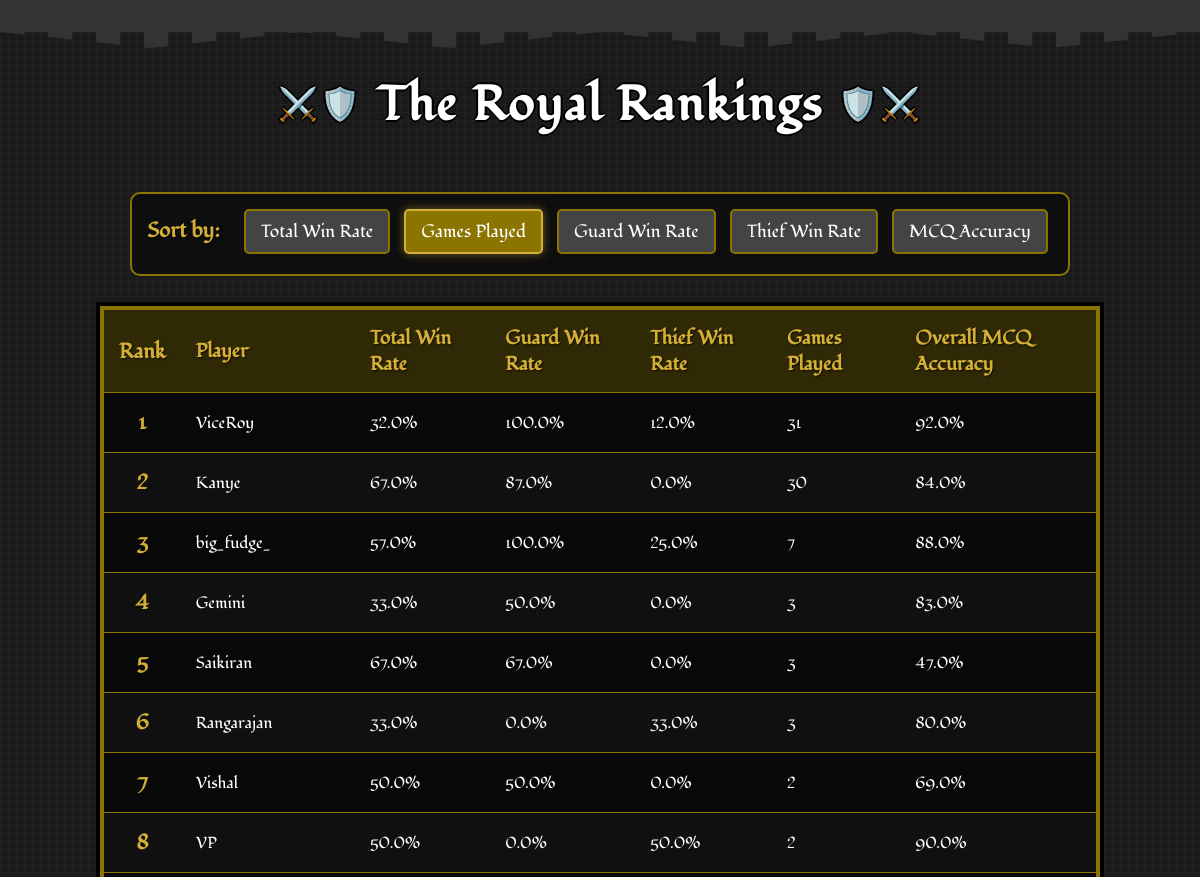
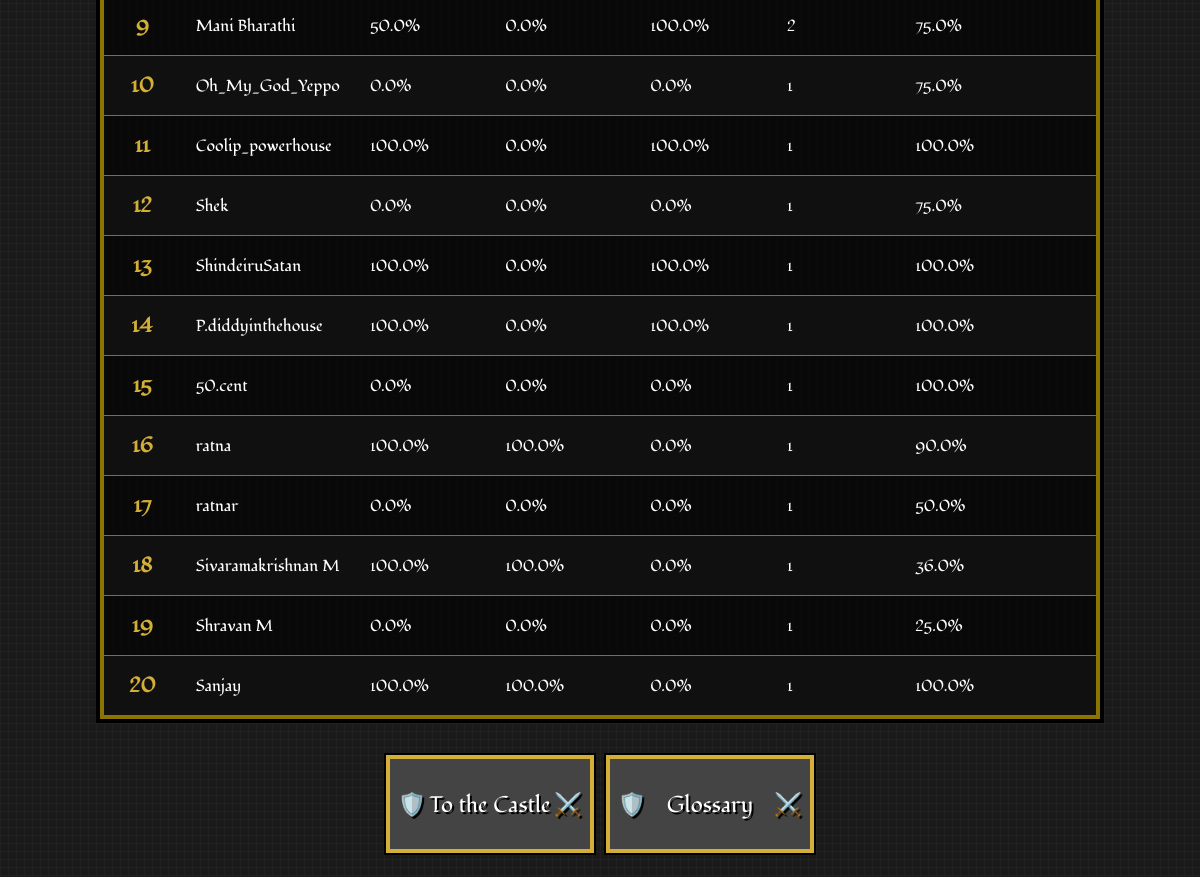
The app's page /leaderboard?sort_by=games_played with its own data (2 pictures, top to bottom).
### app.py (models this page shows)
class PlayerStats(db.Model):
    id = db.Column(db.Integer, primary_key=True)
    user_id = db.Column(db.Integer, db.ForeignKey('user.id'), nullable=False)
    total_games_played = db.Column(db.Integer, default=0)
    games_played_as_guard = db.Column(db.Integer, default=0)
    games_played_as_thief = db.Column(db.Integer, default=0)
    total_games_won = db.Column(db.Integer, default=0)
    total_games_won_as_guard = db.Column(db.Integer, default=0)
    total_games_won_as_thief = db.Column(db.Integer, default=0)
    total_win_rate = db.Column(db.Float, default=0.0)
    win_rate_as_guard = db.Column(db.Float, default=0.0)
    win_rate_as_thief = db.Column(db.Float, default=0.0)
    total_answer_accuracy = db.Column(db.Float, default=0.0)
    total_questions_attempted = db.Column(db.Integer, default=0)
    total_right_answers = db.Column(db.Integer, default=0)
    game_right_answers = db.Column(db.Integer, default=0)
    game_total_questions = db.Column(db.Integer, default=0)
    answer_accuracy_in_last_game = db.Column(db.Float, default=0.0)

class User(db.Model):
    id = db.Column(db.Integer, primary_key=True)
    username = db.Column(db.String(40), unique=True, nullable=False)
    password_hash = db.Column(db.String(200), nullable=False)
    stats = db.relationship('PlayerStats', backref='user', uselist=False)

### app.py (the view)
@app.route('/leaderboard')
def leaderboard():
    sort_by = request.args.get('sort_by', 'total_win_rate')
    sort_options = {
        'games_played': PlayerStats.total_games_played,
        'total_win_rate': PlayerStats.total_win_rate,
        'win_rate_as_guard': PlayerStats.win_rate_as_guard,
        'win_rate_as_thief': PlayerStats.win_rate_as_thief,
        'mcq_accuracy': PlayerStats.total_answer_accuracy
    }
    sort_column = sort_options.get(sort_by, PlayerStats.total_win_rate)
    leaderboard_data = db.session.query(PlayerStats, User)\
        .join(User, PlayerStats.user_id == User.id)\
        .order_by(sort_column.desc())\
        .limit(20)\
        .all()
    return render_template('leaderboard.html',
                           leaderboard_data=leaderboard_data,
                           current_sort=sort_by)

### templates/leaderboard.html (shortened to what this page needs)
<!DOCTYPE html>
<html lang="en">
<head>
    <link rel="stylesheet" href="static/css/style.css">
    <link rel="stylesheet" href="static/css/leaderboard.css">
    <link rel="stylesheet" href="static/css/game-over.css">
</head>
<body>
    <div class="castle-top"></div>
    <h1>The Royal Rankings</h1>
    <div class="filters">
        <strong>Sort by:</strong>
        <a href="{{ url_for('leaderboard', sort_by='total_win_rate') }}"
           class="{{ 'active' if current_sort == 'total_win_rate' }}">Total Win Rate</a>
        <a href="{{ url_for('leaderboard', sort_by='games_played') }}"
           class="{{ 'active' if current_sort == 'games_played' }}">Games Played</a>
        <a href="{{ url_for('leaderboard', sort_by='win_rate_as_guard') }}"
           class="{{ 'active' if current_sort == 'win_rate_as_guard' }}">Guard Win Rate</a>
        <a href="{{ url_for('leaderboard', sort_by='win_rate_as_thief') }}"
           class="{{ 'active' if current_sort == 'win_rate_as_thief' }}">Thief Win Rate</a>
        <a href="{{ url_for('leaderboard', sort_by='mcq_accuracy') }}"
           class="{{ 'active' if current_sort == 'mcq_accuracy' }}">MCQ Accuracy</a>
    </div>
    <table>
        <thead>
            <tr>
                <th class="rank">Rank</th>
                <th>Player</th>
                <th>Total Win Rate</th>
                <th>Guard Win Rate</th>
                <th>Thief Win Rate</th>
                <th>Games Played</th>
                <th>Overall MCQ Accuracy</th>
            </tr>
        </thead>
        <tbody>
            {% for stats, user in leaderboard_data %}
            <tr>
                <td class="rank">{{ loop.index }}</td>
                <td>{{ user.username }}</td>
                <td>{{ stats.total_win_rate }}%</td>
                <td>{{ stats.win_rate_as_guard }}%</td>
                <td>{{ stats.win_rate_as_thief }}%</td>
                <td>{{ stats.total_games_played }}</td>
                <td>{{ stats.total_answer_accuracy }}%</td>
            </tr>
            {% else %}
            <tr>
                <td colspan="7" style="text-align: center;">No player data available yet.</td>
            </tr>
            {% endfor %}
        </tbody>
    </table>
    <div class="button-container">
        <a href="{{ url_for('home') }}"><button class="shield-btn game-over-btn">To the Castle</button></a>
        <a href="{{ url_for('glossary') }}"><button class="shield-btn game-over-btn">Glossary</button></a>
    </div>
</body>
</html>

### static/css/style.css (style rules this page uses)
body { font-family: "Fondamento", serif; background-color: #1a1a1a; background-image: linear-gradient(90deg, rgba(34,34,34,0.8) 1px, transparent 1px), linear-gradient(rgba(34,34,34,0.8) 1px, transparent 1px); background-size: 8px 8px; color: white; margin: 0; padding: 0; text-align: center; position: relative; min-height: 60vh; display: flex; flex-direction: column; justify-content: space-between; }
.castle-top { height: 32px; background-color: #333; position: relative; margin-bottom: 16px; image-rendering: pixelated; }
.castle-top::before { content: ""; position: absolute; top: 100%; left: 0; right: 0; height: 16px; background-image: repeating-linear-gradient(90deg, #333 0px, #333 24px, transparent 24px, transparent 48px); background-size: 48px 16px; clip-path: polygon( 0% 0%, 12.5% 100%, 25% 0%, 37.5% 100%, 50% 0%, 62.5% 100%, 75% 0%, 87.5% 100%, 100% 0% ); image-rendering: pixelated; }
h1 { font-family: "Fondamento", serif; text-align: center; font-size: 3rem; color: white; text-shadow: 2px 0 #000, -2px 0 #000, 0 2px #000, 0 -2px #000; margin: 24px 0; letter-spacing: 2px; position: relative; image-rendering: pixelated; }
h1::before { content: "⚔️🛡️"; font-size: 2rem; position: relative; top: -5px; margin: 0 15px; }
h1::after { content: "🛡️⚔️"; font-size: 2rem; position: relative; top: -5px; margin: 0 15px; }
button.shield-btn { font-family: "Fondamento", serif; background-color: #444; color: white; border: none; box-shadow: 0 0 0 4px #d4af37, 0 0 0 6px #000; padding: 14px 22px; margin: 10px; font-size: 1.4rem; cursor: pointer; position: relative; transition: all 0.2s steps(5); text-shadow: 2px 2px 0 #000; width: 200px; height: 90px; image-rendering: pixelated; }
button.shield-btn::before { content: "🛡️ "; position: absolute; left: 8px; top: 50%; transform: translateY(-50%); }

### static/css/leaderboard.css (style rules this page uses)
body { font-family: "Fondamento", serif; background-color: #1a1a1a; background-image: linear-gradient(90deg, rgba(34,34,34,0.8) 1px, transparent 1px), linear-gradient(rgba(34,34,34,0.8) 1px, transparent 1px); background-size: 8px 8px; color: white; margin: 0; padding: 0; text-align: center; }
h1 { font-family: "Fondamento", serif; text-align: center; font-size: 3rem; color: white; text-shadow: 2px 0 #000, -2px 0 #000, 0 2px #000, 0 -2px #000; margin: 24px 0; letter-spacing: 2px; }
.filters { text-align: center; margin: 30px auto; max-width: 1000px; background-color: rgba(0, 0, 0, 0.5); padding: 15px; border: 2px solid #8b7500; border-radius: 10px; }
.filters strong { color: #d4af37; font-size: 1.3rem; margin-right: 15px; text-shadow: 1px 1px 2px rgba(0, 0, 0, 0.7); }
.filters a { font-family: "Fondamento", serif; text-decoration: none; padding: 8px 15px; margin: 0 5px; border-radius: 5px; background-color: #444; color: white; border: 2px solid #8b7500; transition: all 0.2s; font-size: 1.1rem; display: inline-block; margin-bottom: 5px; }
.filters a.active { background-color: #8b7500; color: white; border-color: #d4af37; box-shadow: 0 0 10px rgba(212, 175, 55, 0.5); }
table { width: 100%; max-width: 1000px; margin: 0 auto; border-collapse: collapse; background-color: rgba(0, 0, 0, 0.7); border: 4px solid #8b7500; box-shadow: 0 0 0 4px #000; }
th, td { padding: 15px; text-align: left; border-bottom: 1px solid #8b7500; }
thead th { background-color: rgba(139, 117, 0, 0.3); color: #d4af37; font-weight: bold; text-shadow: 1px 1px 2px rgba(0, 0, 0, 0.7); font-size: 1.2rem; }
tbody tr:nth-child(even) { background-color: rgba(34, 34, 34, 0.3); }
.rank { font-weight: bold; text-align: center; color: #d4af37; font-size: 1.3rem; }
.button-container { display: flex; justify-content: center; margin: 30px auto; }
.shield-btn { font-family: "Fondamento", serif; background-color: #444; color: white; border: none; box-shadow: 0 0 0 4px #d4af37, 0 0 0 6px #000; padding: 14px 22px; margin: 10px; font-size: 1.4rem; cursor: pointer; position: relative; transition: all 0.2s steps(5); text-shadow: 2px 2px 0 #000; }

### static/css/game-over.css (style rules this page uses)
button.game-over-btn::after { content: "⚔️"; position: absolute; right: 8px; top: 50%; transform: translateY(-50%); }

### records on screen
PlayerStats: username "ViceRoy", total_win_rate "32.0", win_rate_as_guard "100.0", win_rate_as_thief "12.0", total_games_played "31", total_answer_accuracy "92.0"
PlayerStats: username "Kanye", total_win_rate "67.0", win_rate_as_guard "87.0", win_rate_as_thief "0.0", total_games_played "30", total_answer_accuracy "84.0"
PlayerStats: username "big_fudge_", total_win_rate "57.0", win_rate_as_guard "100.0", win_rate_as_thief "25.0", total_games_played "7", total_answer_accuracy "88.0"
PlayerStats: username "Gemini", total_win_rate "33.0", win_rate_as_guard "50.0", win_rate_as_thief "0.0", total_games_played "3", total_answer_accuracy "83.0"
PlayerStats: username "Saikiran", total_win_rate "67.0", win_rate_as_guard "67.0", win_rate_as_thief "0.0", total_games_played "3", total_answer_accuracy "47.0"
PlayerStats: username "Rangarajan", total_win_rate "33.0", win_rate_as_guard "0.0", win_rate_as_thief "33.0", total_games_played "3", total_answer_accuracy "80.0"
PlayerStats: username "Vishal", total_win_rate "50.0", win_rate_as_guard "50.0", win_rate_as_thief "0.0", total_games_played "2", total_answer_accuracy "69.0"
PlayerStats: username "VP", total_win_rate "50.0", win_rate_as_guard "0.0", win_rate_as_thief "50.0", total_games_played "2", total_answer_accuracy "90.0"
PlayerStats: username "Mani Bharathi", total_win_rate "50.0", win_rate_as_guard "0.0", win_rate_as_thief "100.0", total_games_played "2", total_answer_accuracy "75.0"
PlayerStats: username "Oh_My_God_Yeppo", total_win_rate "0.0", win_rate_as_guard "0.0", win_rate_as_thief "0.0", total_games_played "1", total_answer_accuracy "75.0"
PlayerStats: username "Coolip_powerhouse", total_win_rate "100.0", win_rate_as_guard "0.0", win_rate_as_thief "100.0", total_games_played "1", total_answer_accuracy "100.0"
PlayerStats: username "Shek", total_win_rate "0.0", win_rate_as_guard "0.0", win_rate_as_thief "0.0", total_games_played "1", total_answer_accuracy "75.0"
PlayerStats: username "ShindeiruSatan", total_win_rate "100.0", win_rate_as_guard "0.0", win_rate_as_thief "100.0", total_games_played "1", total_answer_accuracy "100.0"
PlayerStats: username "P.diddyinthehouse", total_win_rate "100.0", win_rate_as_guard "0.0", win_rate_as_thief "100.0", total_games_played "1", total_answer_accuracy "100.0"
PlayerStats: username "50.cent", total_win_rate "0.0", win_rate_as_guard "0.0", win_rate_as_thief "0.0", total_games_played "1", total_answer_accuracy "100.0"
PlayerStats: username "ratna", total_win_rate "100.0", win_rate_as_guard "100.0", win_rate_as_thief "0.0", total_games_played "1", total_answer_accuracy "90.0"
PlayerStats: username "ratnar", total_win_rate "0.0", win_rate_as_guard "0.0", win_rate_as_thief "0.0", total_games_played "1", total_answer_accuracy "50.0"
PlayerStats: username "Sivaramakrishnan M", total_win_rate "100.0", win_rate_as_guard "100.0", win_rate_as_thief "0.0", total_games_played "1", total_answer_accuracy "36.0"
PlayerStats: username "Shravan M", total_win_rate "0.0", win_rate_as_guard "0.0", win_rate_as_thief "0.0", total_games_played "1", total_answer_accuracy "25.0"
PlayerStats: username "Sanjay", total_win_rate "100.0", win_rate_as_guard "100.0", win_rate_as_thief "0.0", total_games_played "1", total_answer_accuracy "100.0"
